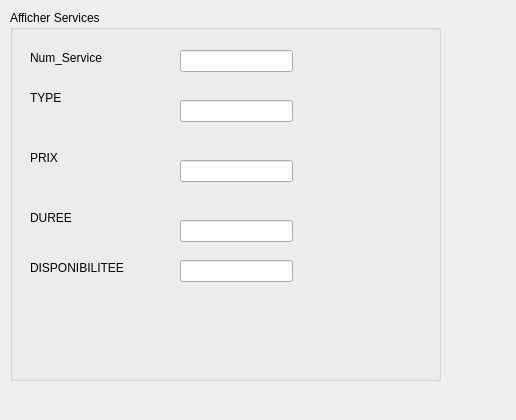
<?xml version="1.0" encoding="UTF-8"?>
<ui version="4.0">
 <class>Dialog</class>
 <widget class="QDialog" name="Dialog">
  <property name="geometry">
   <rect>
    <x>0</x>
    <y>0</y>
    <width>516</width>
    <height>420</height>
   </rect>
  </property>
  <property name="windowTitle">
   <string>Afficher Services</string>
  </property>
  <widget class="QGroupBox" name="groupBox">
   <property name="geometry">
    <rect>
     <x>10</x>
     <y>10</y>
     <width>431</width>
     <height>371</height>
    </rect>
   </property>
   <property name="title">
    <string>Afficher Services</string>
   </property>
   <widget class="QLabel" name="label">
    <property name="geometry">
     <rect>
      <x>20</x>
      <y>40</y>
      <width>81</width>
      <height>16</height>
     </rect>
    </property>
    <property name="text">
     <string>Num_Service</string>
    </property>
   </widget>
   <widget class="QLabel" name="label_2">
    <property name="geometry">
     <rect>
      <x>20</x>
      <y>80</y>
      <width>56</width>
      <height>16</height>
     </rect>
    </property>
    <property name="text">
     <string>TYPE</string>
    </property>
   </widget>
   <widget class="QLabel" name="label_3">
    <property name="geometry">
     <rect>
      <x>20</x>
      <y>140</y>
      <width>56</width>
      <height>16</height>
     </rect>
    </property>
    <property name="text">
     <string>PRIX</string>
    </property>
   </widget>
   <widget class="QLabel" name="label_4">
    <property name="geometry">
     <rect>
      <x>20</x>
      <y>200</y>
      <width>56</width>
      <height>16</height>
     </rect>
    </property>
    <property name="text">
     <string>DUREE</string>
    </property>
   </widget>
   <widget class="QLabel" name="label_5">
    <property name="geometry">
     <rect>
      <x>20</x>
      <y>250</y>
      <width>111</width>
      <height>16</height>
     </rect>
    </property>
    <property name="text">
     <string>DISPONIBILITEE</string>
    </property>
   </widget>
   <widget class="QLineEdit" name="lineEdit_numserviceD">
    <property name="geometry">
     <rect>
      <x>170</x>
      <y>40</y>
      <width>113</width>
      <height>22</height>
     </rect>
    </property>
    <property name="readOnly">
     <bool>true</bool>
    </property>
   </widget>
   <widget class="QLineEdit" name="lineEdit_typeD">
    <property name="geometry">
     <rect>
      <x>170</x>
      <y>90</y>
      <width>113</width>
      <height>22</height>
     </rect>
    </property>
    <property name="readOnly">
     <bool>true</bool>
    </property>
   </widget>
   <widget class="QLineEdit" name="lineEdit_prixD">
    <property name="geometry">
     <rect>
      <x>170</x>
      <y>150</y>
      <width>113</width>
      <height>22</height>
     </rect>
    </property>
    <property name="readOnly">
     <bool>true</bool>
    </property>
   </widget>
   <widget class="QLineEdit" name="lineEdit_dureeD">
    <property name="geometry">
     <rect>
      <x>170</x>
      <y>210</y>
      <width>113</width>
      <height>22</height>
     </rect>
    </property>
    <property name="readOnly">
     <bool>true</bool>
    </property>
   </widget>
   <widget class="QLineEdit" name="LineEdit_disponibiliteD">
    <property name="geometry">
     <rect>
      <x>170</x>
      <y>250</y>
      <width>113</width>
      <height>22</height>
     </rect>
    </property>
    <property name="readOnly">
     <bool>true</bool>
    </property>
   </widget>
  </widget>
 </widget>
 <resources/>
 <connections/>
</ui>
